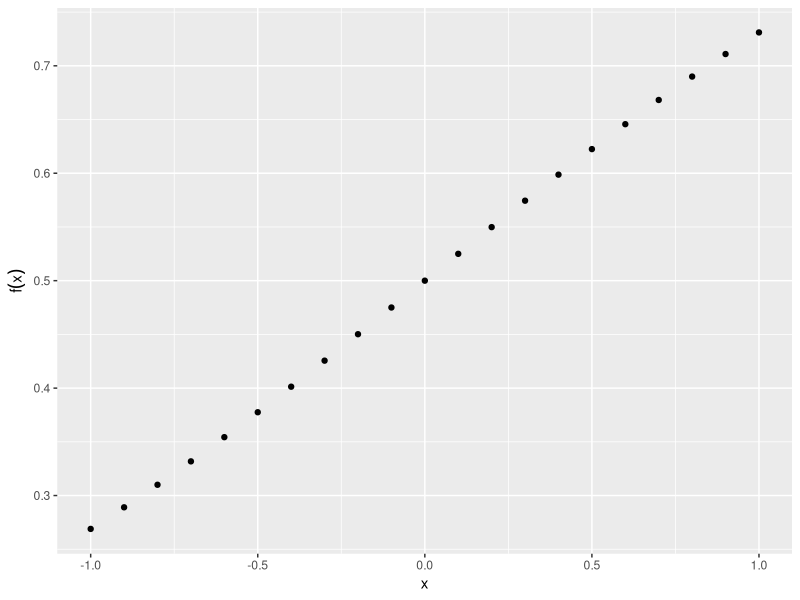
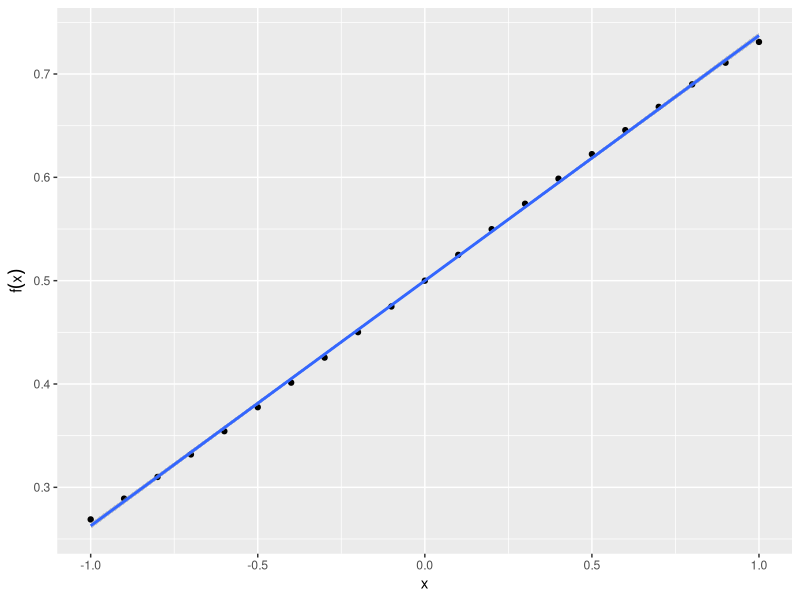
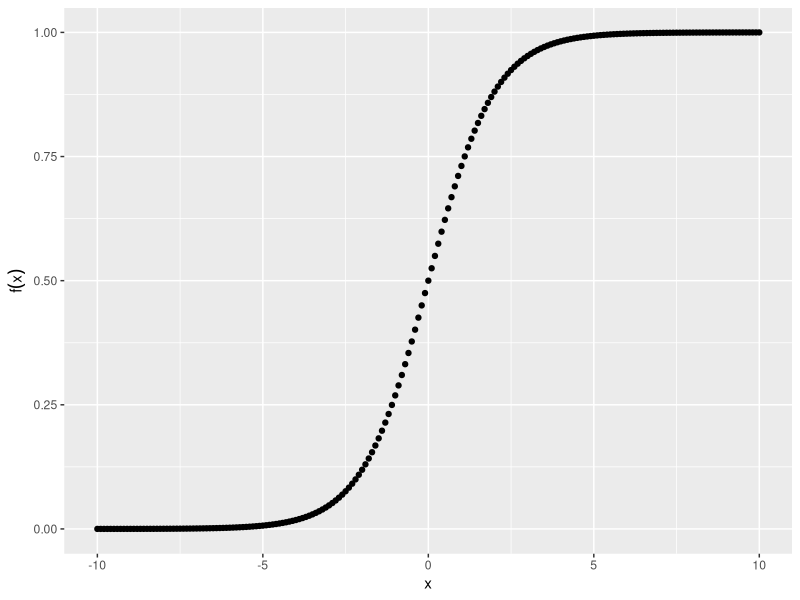

Recreate these plots in R, in order.
## ---- chunk 1
library(tidyverse)
library(e1071)
## ---- chunk 2
ggplot(mapping = aes(x = seq(from = -1, to = 1, by= 0.1), y = sigmoid(seq(from = -1, to = 1, by= 0.1)))) + geom_point() + xlab("x") + ylab(expr(f(x)))

## ---- chunk 3
ggplot(mapping = aes(
  x = seq(from = -1, to = 1, by= 0.1), 
  y = sigmoid(seq(from = -1, to = 1, by= 0.1)))) + 
  geom_point() +
  stat_smooth(method = "lm") +
  xlab("x") +
  ylab(expr(f(x)))

## ---- chunk 4
ggplot(mapping = aes(x = seq(from = -10, to = 10, by= 0.1), y = sigmoid(seq(from = -10, to = 10, by= 0.1)))) + geom_point() + xlab("x") + ylab(expr(f(x)))
